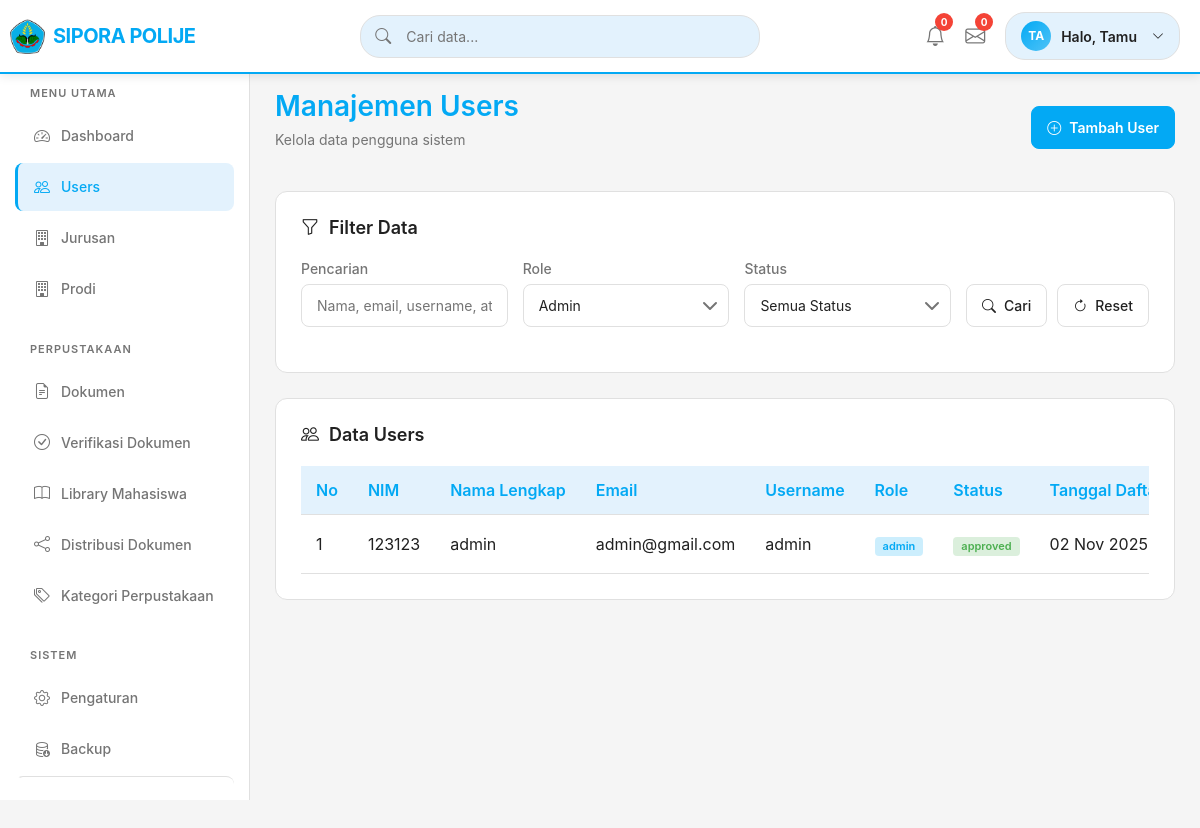
The page /users.php?role=admin on the database its author committed.
### tables this page shows
CREATE TABLE `users` (
  `id_user` int NOT NULL,
  `nama_lengkap` varchar(100) NOT NULL,
  `nim` varchar(50) DEFAULT NULL,
  `email` varchar(100) NOT NULL,
  `username` varchar(50) NOT NULL,
  `password_hash` varchar(255) NOT NULL,
  `role` enum('admin','mahasiswa') DEFAULT 'mahasiswa',
  `status` enum('pending','approved','rejected') DEFAULT 'pending',
  `created_at` timestamp NULL DEFAULT CURRENT_TIMESTAMP
);

### users.php (the view, shortened to what this page needs)
<?php
require_once "config.php";
class UserManager {
    private $conn;
    public function __construct($db_connection) {
        if ($db_connection instanceof mysqli) {
            $this->conn = $db_connection;
        } else {
            throw new Exception("Koneksi database tidak valid");
        }
    }
    public function getUsers($search = '', $role = '', $status = '', $limit = 10, $offset = 0) {
        try {
            $query = "SELECT id_user, nama_lengkap, email, username, role, status, nim, created_at
                      FROM users
                      WHERE 1=1";
            $params = [];
            $types = "";
            if (!empty($role)) {
                $query .= " AND role = ?";
                $params[] = $role;
                $types .= "s";
            }
            $query .= " ORDER BY created_at DESC LIMIT ? OFFSET ?";
            $params[] = $limit;
            $params[] = $offset;
            $types .= "ii";
            $stmt = $this->conn->prepare($query);
            if (!empty($params)) {
                $stmt->bind_param($types, ...$params);
            }
            $stmt->execute();
            $result = $stmt->get_result();
            $users = [];
            while ($row = $result->fetch_assoc()) {
                $users[] = $row;
            }
            return $users;
        } catch (Exception $e) {
            error_log("Error getUsers: " . $e->getMessage());
            return [];
        }
    }
}
 $page = isset($_GET['page']) ? (int)$_GET['page'] : 1;
 $limit = 10;
 $offset = ($page - 1) * $limit;
 $search = isset($_GET['search']) ? $_GET['search'] : '';
 $role = isset($_GET['role']) ? $_GET['role'] : '';
 $status = isset($_GET['status']) ? $_GET['status'] : '';
try {
    $userManager = new UserManager($conn);
    $users = $userManager->getUsers($search, $role, $status, $limit, $offset);
} catch (Exception $e) {
    error_log("Error initializing UserManager: " . $e->getMessage());
    $users = [];
    $totalUsers = 0;
    $totalPages = 0;
}
 $username = isset($_SESSION['username']) ? $_SESSION['username'] : 'Tamu';
?>
<!DOCTYPE html>
<html lang="id">
<head>
  <link href="https://cdn.jsdelivr.net/npm/bootstrap@5.3.2/dist/css/bootstrap.min.css" rel="stylesheet">
  <link href="https://cdn.jsdelivr.net/npm/bootstrap-icons/font/bootstrap-icons.css" rel="stylesheet">
</head>
<body>
  <nav class="top-navbar">
    <div class="navbar-content">
      <a href="dashboard.php" class="brand">
        <div class="brand-logo">
          <img src="assets/ic_polije.png" alt="Polije Logo" class="brand-logo-img">
        </div>
        <div class="brand-text">SIPORA POLIJE</div>
      </a>
      <div class="search-container">
        <i class="bi bi-search search-icon"></i>
        <input type="text" class="search-input" placeholder="Cari data...">
      </div>
      <div class="navbar-actions">
        <div class="dropdown">
          <div class="notification-icon" data-bs-toggle="dropdown" aria-expanded="false">
            <i class="bi bi-bell"></i>
            <span class="badge-notification">0</span>
          </div>
        </div>
        <div class="dropdown">
          <div class="messages-icon" data-bs-toggle="dropdown" aria-expanded="false">
            <i class="bi bi-envelope"></i>
            <span class="badge-notification">0</span>
          </div>
        </div>
        <div class="dropdown">
          <div class="user-info" data-bs-toggle="dropdown" aria-expanded="false">
            <div class="user-avatar"><?php echo strtoupper(substr($username, 0, 2)); ?></div>
            <span class="user-name">Halo, <?php echo htmlspecialchars($username); ?></span>
            <i class="bi bi-chevron-down" style="font-size: 12px; margin-left: 5px;"></i>
          </div>
        </div>
      </div>
    </div>
  </nav>
  <div class="main-container">
    <aside class="sidebar" id="sidebar">
      <div class="sidebar-menu">
        <div class="menu-section">
          <div class="menu-title">Menu Utama</div>
          <a href="dashboard.php" class="menu-item">
            <i class="bi bi-speedometer2"></i>
            Dashboard
          </a>
          <a href="users.php" class="menu-item active">
            <i class="bi bi-people"></i>
            Users
          </a>
          <a href="jurusan.php" class="menu-item">
            <i class="bi bi-building"></i>
            Jurusan
          </a>
          <a href="prodi.php" class="menu-item">
            <i class="bi bi-building"></i>
            Prodi
          </a>
        </div>
        <div class="menu-section">
          <div class="menu-title">Perpustakaan</div>
          <a href="dokumen.php" class="menu-item">
            <i class="bi bi-file-earmark-text"></i>
            Dokumen
          </a>
          <a href="verifikasi_dokumen.php" class="menu-item">
            <i class="bi bi-check-circle"></i>
            Verifikasi Dokumen
          </a>
          <a href="library_mahasiswa.php" class="menu-item">
            <i class="bi bi-book"></i>
            Library Mahasiswa
          </a>
          <a href="distribusi_dokumen.php" class="menu-item">
            <i class="bi bi-share"></i>
            Distribusi Dokumen
          </a>
          <a href="kategori_perpustakaan.php" class="menu-item">
            <i class="bi bi-tags"></i>
            Kategori Perpustakaan
          </a>
        </div>
        <div class="menu-section">
          <div class="menu-title">Sistem</div>
          <a href="pengaturan.php" class="menu-item">
            <i class="bi bi-gear"></i>
            Pengaturan
          </a>
          <a href="backup.php" class="menu-item">
            <i class="bi bi-database-down"></i>
            Backup
          </a>
          <a href="logout.php" class="menu-item logout-item">
            <i class="bi bi-box-arrow-right"></i>
          </a>
        </div>
      </div>
    </aside>
    <main class="main-content">
      <div class="content-header">
        <div>
          <h1 class="page-title">Manajemen Users</h1>
          <p class="page-subtitle">Kelola data pengguna sistem</p>
        </div>
        <div>
          <button class="action-btn primary" data-bs-toggle="modal" data-bs-target="#addUserModal">
            <i class="bi bi-plus-circle me-2"></i>Tambah User
          </button>
        </div>
      </div>
      <div class="content-card">
        <h3 class="card-title">
          <i class="bi bi-funnel"></i>
          Filter Data
        </h3>
        <form method="GET" action="users.php">
          <div class="filter-section">
            <div class="filter-group">
              <label class="filter-label">Pencarian</label>
              <input type="text" name="search" class="filter-input" placeholder="Nama, email, username, atau NIM" value="<?= htmlspecialchars($search) ?>">
            </div>
            <div class="filter-group">
              <label class="filter-label">Role</label>
              <select name="role" class="filter-input filter-select">
                <option value="admin" <?= $role == 'admin' ? 'selected' : '' ?>>Admin</option>
              </select>
            </div>
            <div class="filter-group">
              <label class="filter-label">Status</label>
              <select name="status" class="filter-input filter-select">
                <option value="">Semua Status</option>
              </select>
            </div>
            <div class="filter-actions">
              <button type="submit" class="action-btn">
                <i class="bi bi-search me-2"></i>Cari
              </button>
              <a href="users.php" class="action-btn">
                <i class="bi bi-arrow-clockwise me-2"></i>Reset
              </a>
            </div>
          </div>
        </form>
      </div>
      <div class="content-card">
        <h3 class="card-title">
          <i class="bi bi-people"></i>
          Data Users
        </h3>
        <div class="table-container">
          <table class="data-table">
            <thead>
              <tr>
                <th>No</th>
                <th>NIM</th>
                <th>Nama Lengkap</th>
                <th>Email</th>
                <th>Username</th>
                <th>Role</th>
                <th>Status</th>
                <th>Tanggal Daftar</th>
              </tr>
            </thead>
            <tbody>
              <?php if (!empty($users)): ?>
                <?php $no = ($page - 1) * $limit + 1; ?>
                <?php foreach ($users as $user): ?>
                  <tr>
                    <td><?= $no++ ?></td>
                    <td><?= htmlspecialchars($user['nim'] ?? '-') ?></td>
                    <td><?= htmlspecialchars($user['nama_lengkap']) ?></td>
                    <td><?= htmlspecialchars($user['email']) ?></td>
                    <td><?= htmlspecialchars($user['username']) ?></td>
                    <td>
                      <span class="badge badge-<?= $user['role'] == 'admin' ? 'info' : 'success' ?>">
                        <?= htmlspecialchars($user['role']) ?>
                      </span>
                    </td>
                    <td>
                      <span class="badge badge-<?=
                        $user['status'] == 'approved' ? 'success' :
                        ($user['status'] == 'pending' ? 'warning' : 'danger') ?>">
                        <?= htmlspecialchars($user['status']) ?>
                      </span>
                    </td>
                    <td><?= date('d M Y', strtotime($user['created_at'])) ?></td>
                  </tr>
                <?php endforeach; ?>
              <?php else: ?>
                <tr>
                  <td colspan="9" class="text-center">Tidak ada data user</td>
                </tr>
              <?php endif; ?>
            </tbody>
          </table>
        </div>
      </div>
    </main>
  </div>
</body>
</html>

### rows shown on the page
users: nim "123123", nama_lengkap "admin", email "admin@gmail.com", username "admin", role "admin", status "approved", created_at "02 Nov 2025"

### other values the page prints
substr($username, 0, 2) "TA"
$username "Tamu"
